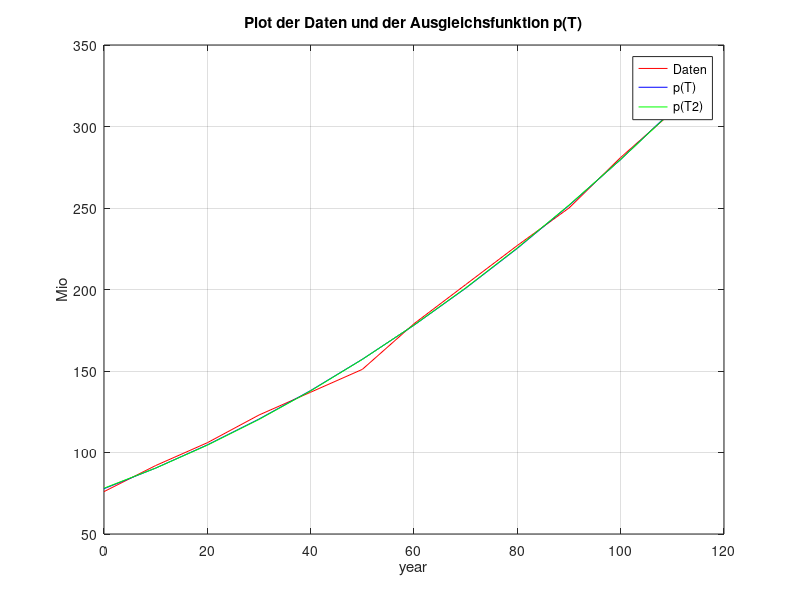

The MATLAB source for this figure: (Note: this script raises an error after producing the figure.)
clc;
format long;

%{
Skript fuer die Aufgabe 1 der Serie 11

Ausgleichsfunktion mittels kleinster Fehlerquadrate appoximieren,
Koeffizienten a,b und c berechnen sowohl p(T) graphisch darstellen.

Konditionszahl berechnen und Koeffizienten mit MATLAB Funktion polyfit()
vergleichen.
%}
% Werte aus der Aufgabenstellung
T = [0 10 20 30 40 50 60 70 80 90 100 110]';
dichte = [76 92 106 123 137 151 179 203 227 250 281 309]';

% Ausgleichsfunktion und Koeffizienten berechen
% TODO, bei mehr/weniger Koeffizienten anpassen
A = [T.^3, T.^2, T, ones(length(T), 1)];
B = [T.^2, T, ones(length(T), 1)];


fprintf('A:\n');
disp(A);

koeffizienten = (A' * A) \ (A' * dichte);
koeffizienten2 = (B' * B) \ (B' * dichte);

% Funktion aus Angabe. Der Koffeziennten Teil bleibt, nur 'T' muss
% ausgetauscht werden
% Funktion aus Angabe: 'p(T) = aT^2 + bT + c
% a,b,c = Koffeziennten(index);
p_t = @(T) koeffizienten(1).*T.^3 + koeffizienten(2).*T.^2 + koeffizienten(3).*T + koeffizienten(4);
p_t2 = @(T) koeffizienten2(1).*T.^2 + koeffizienten2(2).*T + koeffizienten2(3);

% Plotten von den Daten und von der Funktion
plot(T, dichte, 'r', T, p_t(T), 'b', T, p_t2(T), 'g');
legend('Daten', 'p(T)', 'p(T2)');


xlabel('year');
ylabel('Mio');
grid on;
title('Plot der Daten und der Ausgleichsfunktion p(T)');

% TODO, bei mehr/weniger Koeffizienten anpassen
poly = polyfit(T, dichte, 3);
poly2 = polyfit(T, dichte, 2);

poly_tab = poly';
poly_tab2 = poly2';

koeff_tab = koeffizienten;
koeff_tab2 = koeffizienten2;

% TODO Index 
for i=1:4
    diff_tab(i) = abs(koeffizienten(i) - poly(i));
end
diff_tab = diff_tab';

table(poly_tab, koeff_tab, diff_tab)


% TODO Index 
for i=1:3
    diff_tab2(i) = abs(koeffizienten2(i) - poly2(i));
end
diff_tab2 = diff_tab2';

table(poly_tab2, koeff_tab2, diff_tab2)

%{
Bemerkungen:
Konditionszahl sehr hoch -> kleine Fehler w�rden stark auswirken
Koeffizienten stimmen alle bis auf zwischen 16 und 12 Nachkommastellen
%}



